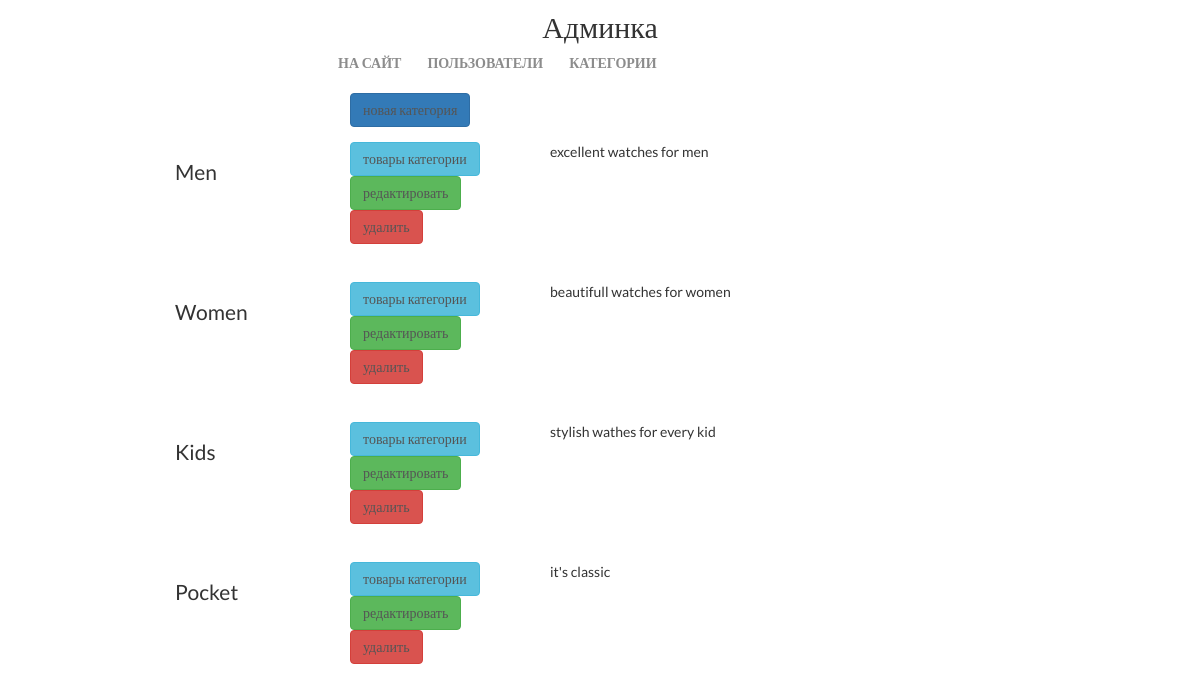
The page /my/admin/categories/read/ (signed in) on the database as committed earlier.
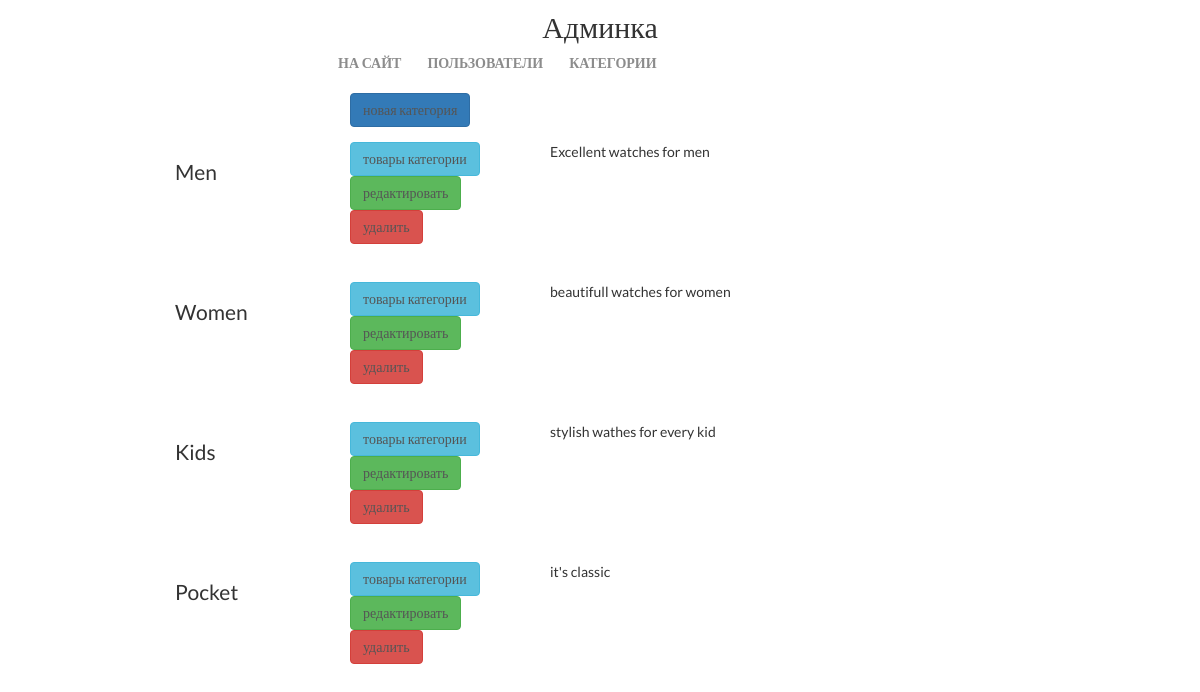
The same page on the database as committed later.
### mainapp/models.py (models this page shows, shortened)
class ProductCategory(models.Model):
    name = models.CharField(verbose_name='имя категории', max_length=128)
    description = models.TextField(verbose_name='описание категории', blank=True)
    is_active = models.BooleanField(default=True)

### adminapp/views.py (the view)
# urls.py: path('categories/read/', adminapp.ProductCategoriesRead.as_view(), name='categories_read'),
class ProductCategoriesRead(OnlySuperUserMixin, PageTitleMixin, ListView):  # выводит список категорий в админке
    model = ProductCategory
    page_title = 'Админка/Категории'

### adminapp/views.py (called while the page is built)
    @method_decorator(user_passes_test(lambda x: x.is_superuser))
    def dispatch(self, request, *args, **kwargs):
        return super().dispatch(request, *args, **kwargs)

    def get_context_data(self, *, object_list=None, **kwargs):
        data = super().get_context_data(**kwargs, object_list=None)
        data['page_title'] = self.page_title
        return data

### adminapp/templates/mainapp/productcategory_list.html
{% extends 'adminapp/base.html' %}
{% load static %}
{% block container %}
    <div class="categories_list">
        <a href="{% url 'my_admin:category_create' %}"
           class="btn btn-primary new_category">
            новая категория
        </a>
        {% for object in object_list %}
            <div class="category_record {% if not object.is_active %}not_active{% endif %}">
                <div class="category_name">
                    {{ object.name|title }}
                </div>
                <div class="category_actions">
                    <a href="{% url 'my_admin:category_products' object.pk %}"
                       class="btn btn-info">
                        товары категории
                    </a>
                    <a href="{% url 'my_admin:category_update' object.pk %}"
                       class="btn btn-success">
                        редактировать
                    </a>
                    <a href="{% url 'my_admin:category_delete' object.pk %}"
                       class="btn btn-danger">
                        удалить
                    </a>
                </div>
                <div class="category_desc">
                    {{ object.description }}
                </div>
            </div>
        {% endfor %}
    </div>
{% endblock %}

Rows that differ between the two databases and show on the page:
changed ProductCategory "Men": description "excellent watches for men" → "Excellent watches for men"
